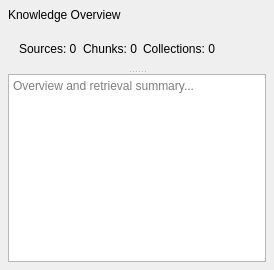
<?xml version="1.0" encoding="UTF-8"?>
<ui version="4.0">
 <class>KnowledgeOverviewPanel</class>
 <widget class="QWidget" name="KnowledgeOverviewPanel">
  <layout class="QVBoxLayout" name="mainLayout">
   <property name="leftMargin"><number>8</number></property>
   <property name="topMargin"><number>8</number></property>
   <property name="rightMargin"><number>8</number></property>
   <property name="bottomMargin"><number>8</number></property>
   <property name="spacing"><number>6</number></property>
   <item>
    <widget class="QLabel" name="titleLabel">
     <property name="text"><string>Knowledge Overview</string></property>
    </widget>
   </item>
   <item>
    <widget class="QSplitter" name="contentSplitter">
     <property name="orientation"><enum>Qt::Orientation::Vertical</enum></property>
     <widget class="QWidget" name="statsPlaceholder">
      <layout class="QHBoxLayout" name="statsLayout">
       <item>
        <widget class="QLabel" name="sourceCountLabel">
         <property name="text"><string>Sources: 0</string></property>
        </widget>
       </item>
       <item>
        <widget class="QLabel" name="chunkCountLabel">
         <property name="text"><string>Chunks: 0</string></property>
        </widget>
       </item>
       <item>
        <widget class="QLabel" name="collectionCountLabel">
         <property name="text"><string>Collections: 0</string></property>
        </widget>
       </item>
       <item>
        <spacer name="statsSpacer">
         <property name="orientation"><enum>Qt::Orientation::Horizontal</enum></property>
         <property name="sizeHint" stdset="0">
          <size><width>40</width><height>20</height></size>
         </property>
        </spacer>
       </item>
      </layout>
     </widget>
     <widget class="QTextEdit" name="overviewText">
      <property name="placeholderText"><string>Overview and retrieval summary...</string></property>
      <property name="readOnly"><bool>true</bool></property>
     </widget>
    </widget>
   </item>
  </layout>
 </widget>
 <layoutdefault spacing="6" margin="11"/>
 <resources/>
 <connections/>
</ui>
